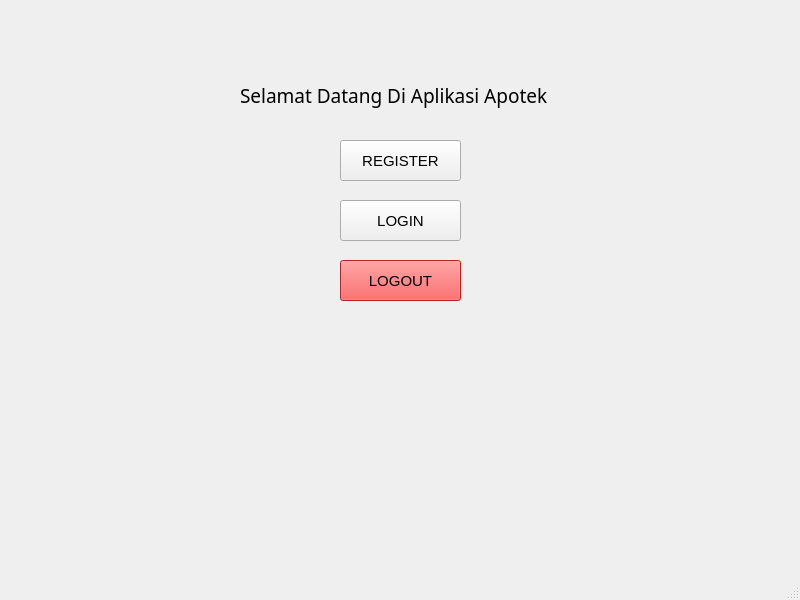
<?xml version="1.0" encoding="UTF-8"?>
<ui version="4.0">
 <class>MainWindow</class>
 <widget class="QMainWindow" name="MainWindow">
  <property name="geometry">
   <rect>
    <x>0</x>
    <y>0</y>
    <width>800</width>
    <height>600</height>
   </rect>
  </property>
  <property name="windowTitle">
   <string>MainWindow</string>
  </property>
  <widget class="QWidget" name="centralwidget">
   <widget class="QLabel" name="label">
    <property name="geometry">
     <rect>
      <x>240</x>
      <y>70</y>
      <width>341</width>
      <height>51</height>
     </rect>
    </property>
    <property name="font">
     <font>
      <family>Sitka Small</family>
      <pointsize>14</pointsize>
      <bold>false</bold>
     </font>
    </property>
    <property name="text">
     <string>Selamat Datang Di Aplikasi Apotek</string>
    </property>
   </widget>
   <widget class="QPushButton" name="pushButton">
    <property name="geometry">
     <rect>
      <x>340</x>
      <y>140</y>
      <width>121</width>
      <height>41</height>
     </rect>
    </property>
    <property name="font">
     <font>
      <pointsize>11</pointsize>
     </font>
    </property>
    <property name="text">
     <string>REGISTER</string>
    </property>
   </widget>
   <widget class="QPushButton" name="pushButton_2">
    <property name="geometry">
     <rect>
      <x>340</x>
      <y>200</y>
      <width>121</width>
      <height>41</height>
     </rect>
    </property>
    <property name="font">
     <font>
      <pointsize>11</pointsize>
     </font>
    </property>
    <property name="text">
     <string>LOGIN</string>
    </property>
   </widget>
   <widget class="QPushButton" name="pushButton_3">
    <property name="geometry">
     <rect>
      <x>340</x>
      <y>260</y>
      <width>121</width>
      <height>41</height>
     </rect>
    </property>
    <property name="font">
     <font>
      <pointsize>11</pointsize>
     </font>
    </property>
    <property name="styleSheet">
     <string notr="true">background :rgb(255, 47, 47)</string>
    </property>
    <property name="text">
     <string>LOGOUT</string>
    </property>
   </widget>
  </widget>
  <widget class="QMenuBar" name="menubar">
   <property name="geometry">
    <rect>
     <x>0</x>
     <y>0</y>
     <width>800</width>
     <height>22</height>
    </rect>
   </property>
  </widget>
  <widget class="QStatusBar" name="statusbar"/>
 </widget>
 <resources/>
 <connections/>
</ui>
